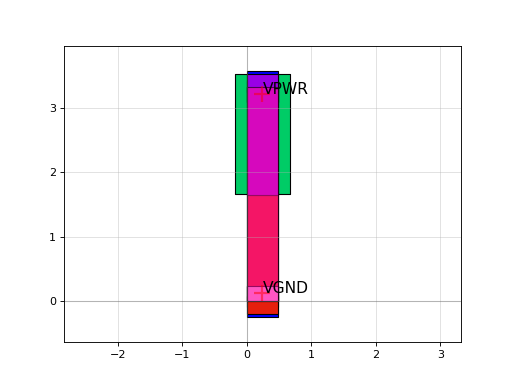

Recreate this plot in Python.
import sky130

c = sky130.components.sky130_fd_sc_hs__fill_1()
c.plot()
